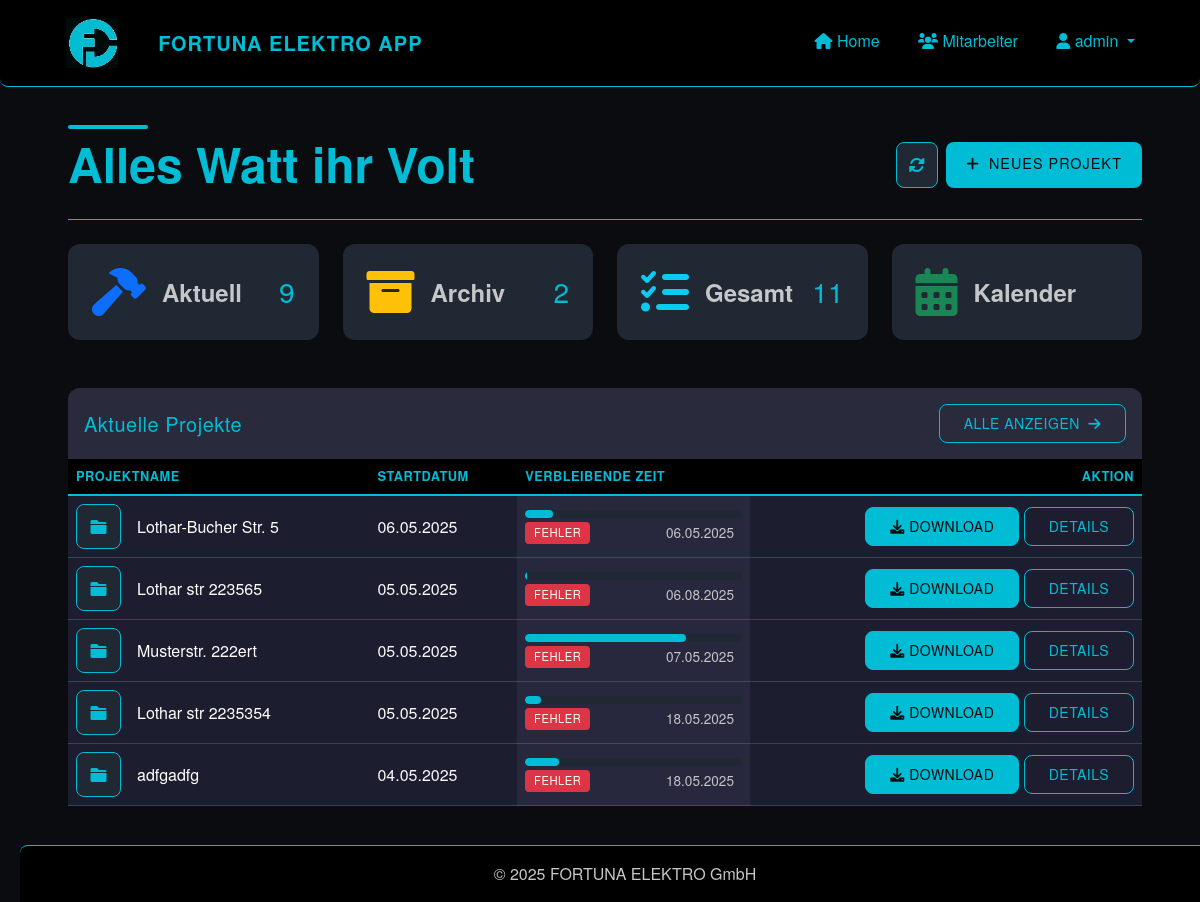
Screenshot of / (signed in) with the database file from the repository.
### app/models/user.py (models this page shows, shortened)
class User(UserMixin, db.Model):
    id = db.Column(db.Integer, primary_key=True)
    username = db.Column(db.String(64), unique=True, nullable=False)
    password_hash = db.Column(db.String(128), nullable=False)
    role = db.Column(db.String(20), nullable=False, default='installateur')  # 'admin' oder 'installateur'
    is_active = db.Column(db.Boolean, default=True)
    created_at = db.Column(db.DateTime, default=datetime.utcnow)
    projects = db.relationship('Project', backref='creator', lazy='dynamic')
    files = db.relationship('File', backref='uploader', lazy='dynamic')
    timesheets = db.relationship('Timesheet', backref='employee', lazy='dynamic')
    def is_admin(self):
        return self.role == 'admin'

### app/models/project.py (models this page shows, shortened)
class Project(db.Model):
    id = db.Column(db.Integer, primary_key=True)
    name = db.Column(db.String(128), nullable=False)  # Adresse als Projektname
    description = db.Column(db.Text)
    start_date = db.Column(db.DateTime, default=datetime.utcnow)
    end_date = db.Column(db.DateTime)
    status = db.Column(db.String(20), default='in_bearbeitung')  # 'in_bearbeitung', 'abgeschlossen', 'archiviert'
    creator_id = db.Column(db.Integer, db.ForeignKey('user.id'))
    files = db.relationship('File', backref='project', lazy='dynamic', cascade='all, delete-orphan')
    timesheets = db.relationship('Timesheet', backref='project', lazy='dynamic', cascade='all, delete-orphan')
    def get_progress_percentage(self):
        if not self.end_date:
            return 0
        now = datetime.now()
        total_duration = (self.end_date - self.start_date).total_seconds()
        elapsed_time = (now - self.start_date).total_seconds()
        if elapsed_time >= total_duration:
            return 100
        progress = (elapsed_time / total_duration) * 100
        return round(progress, 1)  # Auf eine Dezimalstelle runden

### app/routes/dashboard.py (the view)
@dashboard.route('/')
@login_required
def index():
    in_progress = Project.query.filter_by(status='in_bearbeitung').order_by(Project.start_date.desc()).all()
    archived = Project.query.filter_by(status='archiviert').order_by(Project.start_date.desc()).all()
    now = datetime.now()
    return render_template(
        'dashboard/index.html',
        title='Dashboard',
        in_progress=in_progress,
        archived=archived,
        now=now  # Add this line to pass the current datetime
    )

### app/models/user.py (called while the page is built)
@login_manager.user_loader
def load_user(id):
    return User.query.get(int(id))

### app/templates/dashboard/index.html (shortened to what this page needs)
{% extends "base.html" %}
{% block content %}
<link href="https://cdnjs.cloudflare.com/ajax/libs/font-awesome/6.0.0/css/all.min.css" rel="stylesheet">
<div class="container-fluid py-4">
    <div class="d-flex flex-column flex-md-row justify-content-between align-items-start align-items-md-center mb-4 gap-3">
        <div class="position-relative">
            <div class="dashboard-heading-decoration"></div>
            <h4 class="fw-bold mb-1 display-5 position-relative">Alles Watt ihr Volt</h4>
        </div>
        <div class="d-flex">
            <a href="{{ url_for('dashboard.index') }}" class="btn btn-light me-2 btn-refresh" aria-label="Aktualisieren">
                <i class="fas fa-sync-alt"></i>
            </a>
            <a href="{{ url_for('projects.new_project') }}" class="btn btn-gradient">
                <i class="fas fa-plus me-1"></i> Neues Projekt
            </a>
        </div>
    </div>
<div class="row g-4 mb-5">
    <div class="col-12 col-sm-6 col-lg-3">
        <div class="card h-100 border-0 shadow-hover stat-card custom-stat-card" data-bs-toggle="modal" data-bs-target="#projectsModal" data-tab-target="in-progress-tab">
            <div class="card-body p-4">
                <div class="d-flex align-items-center justify-content-between">
                    <div class="d-flex align-items-center gap-3">
                        <i class="fas fa-hammer fa-3x text-primary"></i>
                        <span class="text-muted fw-bold fs-4">Aktuell</span>
                    </div>
                    <h3 class="mb-0">{{ in_progress|length }}</h3>
                </div>
            </div>
        </div>
    </div>
    <div class="col-12 col-sm-6 col-lg-3">
        <div class="card h-100 border-0 shadow-hover stat-card custom-stat-card" data-bs-toggle="modal" data-bs-target="#projectsModal" data-tab-target="archived-tab">
            <div class="card-body p-4">
                <div class="d-flex align-items-center justify-content-between">
                    <div class="d-flex align-items-center gap-3">
                        <i class="fas fa-archive fa-3x text-warning"></i>
                        <span class="text-muted fw-bold fs-4">Archiv</span>
                    </div>
                    <h3 class="mb-0">{{ archived|length }}</h3>
                </div>
            </div>
        </div>
    </div>
    <div class="col-12 col-sm-6 col-lg-3">
        <div class="card h-100 border-0 shadow-hover stat-card custom-stat-card" data-bs-toggle="modal" data-bs-target="#projectsModal" data-tab-target="all-tab">
            <div class="card-body p-4">
                <div class="d-flex align-items-center justify-content-between">
                    <div class="d-flex align-items-center gap-3">
                        <i class="fas fa-tasks fa-3x text-info"></i>
                        <span class="text-muted fw-bold fs-4">Gesamt</span>
                    </div>
                    <h3 class="mb-0">{{ (in_progress|length) + (completed|length) + (archived|length) }}</h3>
                </div>
            </div>
        </div>
    </div>
    <div class="col-12 col-sm-6 col-lg-3">
        <div class="card h-100 border-0 shadow-hover stat-card custom-stat-card" data-bs-toggle="modal" data-bs-target="#projectsModal" data-tab-target="calendar-tab">
            <div class="card-body p-4">
                <div class="d-flex align-items-center justify-content-between">
                    <div class="d-flex align-items-center gap-3">
                        <i class="fas fa-calendar-alt fa-3x text-success"></i>
                        <span class="text-muted fw-bold fs-4">Kalender</span>
                    </div>
                </div>
            </div>
        </div>
    </div>
</div>
<div class="row mb-4">
    <div class="col-12">
        <div class="card border-0 shadow-hover aktuelle-projekte">
            <div class="card-header border-0 py-3">
                <div class="d-flex justify-content-between align-items-center">
                    <h5 class="mb-0">Aktuelle Projekte</h5>
                    <button class="btn btn-sm btn-outline-primary" data-bs-toggle="modal" data-bs-target="#projectsModal">
                        Alle anzeigen <i class="fas fa-arrow-right ms-1"></i>
                    </button>
                </div>
            </div>
            <div class="card-body p-0">
                {% if in_progress %}
                <div class="table-responsive">
                    <table class="table table-hover align-middle mb-0">
                        <thead>
                            <tr>
                                <th>Projektname</th>
                                <th class="d-none d-md-table-cell">Startdatum</th>
                                <th class="d-none d-lg-table-cell">Verbleibende Zeit</th>
                                <th class="text-end">Aktion</th>
                            </tr>
                        </thead>
                        <tbody>
                            {% for project in in_progress[:5] %}
                                <tr>
                                    <td style="background-color: #1d1d30">
                                        <div class="d-flex align-items-center">
                                            <div class="project-icon me-3">
                                                <i class="fas fa-folder" style="color: var(--accent);"></i>
                                            </div>
                                            <div>
                                                <h6 class="mb-0" style="color: white;">{{ project.name }}</h6>
                                            </div>
                                        </div>
                                    </td>
                                    <td class="d-none d-md-table-cell text-light" style="background-color: #1d1d30">{{ project.start_date.strftime('%d.%m.%Y') }}</td>
<td class="d-none d-lg-table-cell" style="background-color: #27273d">
    {% if project.end_date %}
        <div class="progress-container">
            <div class="progress-wrapper">
                <div class="progress" style="height: 8px; background-color: var(--primary-light);">
                    <div class="progress-bar" id="progress-bar-{{ project.id }}" role="progressbar"
                        style="width: {{ project.get_progress_percentage() }}%; background-color: var(--accent);"
                        aria-valuenow="{{ project.get_progress_percentage() }}" aria-valuemin="0" aria-valuemax="100">
                    </div>
                </div>
                <div class="date-time-container">
                    <span id="countdown-timer" class="badge bg-info">
                    </span>
                    <span class="end-date date-text text-muted">{{ project.end_date.strftime('%d.%m.%Y') }}
                    </span>
                </div>
            </div>
        </div>
    {% endif %}
</td>
                                    <td class="text-end" style="background-color:#1d1d30">
                                        <a href="{{ url_for('files.download_project', project_id=project.id) }}" class="btn btn-sm btn-primary">
                                            <i class="fas fa-download"></i> Download
                                        </a>
                                        <a href="{{ url_for('projects.view_project', project_id=project.id) }}" class="btn btn-sm btn-outline-primary">
                                            Details
                                        </a>
                                    </td>
                                </tr>
                            {% endfor %}
                        </tbody>
                    </table>
                </div>
                {% endif %}
            </div>
        </div>
    </div>
</div>
                        {% set all_projects = in_progress + archived %}
{% endblock %}

### app/templates/base.html (shortened to what this page needs)
<!DOCTYPE html>
<html lang="de">
<head>
    <link href="https://cdn.jsdelivr.net/npm/bootstrap@5.3.0/dist/css/bootstrap.min.css" rel="stylesheet">
    <link rel="stylesheet" href="https://cdn.jsdelivr.net/npm/bootstrap-icons@1.11.1/font/bootstrap-icons.css">
    <link rel="stylesheet" href="https://cdnjs.cloudflare.com/ajax/libs/font-awesome/6.0.0/css/all.min.css">
    <link rel="stylesheet" href="{{ url_for('static', filename='css/style.css') }}">
</head>
<body>
<nav class="navbar navbar-expand-lg navbar-dark mb-4">
    <div class="container position-relative">
        <a class="navbar-brand d-flex align-items-center" href="{{ url_for('dashboard.index') }}">
            <img src="{{ url_for('static', filename='img/logo.jpg') }}" alt="Fortuna Elektro Logo"
                 style="height: 50px; width: auto; max-height: 90%; margin-right: 40px; margin-left: 30px;">
            <span style="color: var(--accent)">FORTUNA ELEKTRO APP</span>
        </a>
        <div class="collapse navbar-collapse" id="navbarNav">
            <ul class="navbar-nav ms-auto">
                {% if current_user.is_authenticated %}
                    <li class="nav-item">
                        <a class="nav-link" href="{{ url_for('dashboard.index') }}">
                            <i class="fas fa-home"></i> Home
                        </a>
                    </li>
                    {% if current_user.is_admin() %}
                        <li class="nav-item">
                            <a class="nav-link" href="{{ url_for('admin.list_users') }}">
                                <i class="fas fa-users"></i> Mitarbeiter
                            </a>
                        </li>
                    {% endif %}
                    <li class="nav-item dropdown">
                        <a class="nav-link dropdown-toggle" href="#" role="button" data-bs-toggle="dropdown">
                            <i class="fas fa-user"></i> {{ current_user.username }}
                        </a>
                    </li>
                {% else %}
                    <li class="nav-item">
                        <a class="nav-link" href="{{ url_for('auth.login') }}">
                            <i class="fas fa-sign-in-alt"></i> Anmelden
                        </a>
                    </li>
                {% endif %}
            </ul>
        </div>
    </div>
</nav>
    <div class="container mb-5">
        {% block content %}{% endblock %}
    </div>
    <footer class="footer mt-auto py-3">
        <div class="container text-center">
            <span class="text-muted">&copy; 2025 FORTUNA ELEKTRO GmbH</span>
        </div>
    </footer>
</body>
</html>

### app/templates/base.html (style rules this page uses)
:root { --primary: #0B0C10; --primary-light: #1F2833; --primary-dark: #000000; --accent: #66FCF1; --accent-light: #45A29E; --success: #45A29E; --danger: #FF3B3B; --warning: #FF8F00; --info: #66FCF1; --light-bg: #1F2833; --card-bg: #0B0C10; --text-dark: #FFFFFF; --text-muted: #C5C6C7; --border-radius-sm: 4px; --border-radius-md: 8px; --border-radius-lg: 12px; }
body { background-color: var(--primary); color: var(--text-white); min-height: 100vh; display: flex; flex-direction: column; max-width: 100%; overflow-x: hidden; }
.navbar { background-color: var(--primary-dark) !important; border-bottom: 1px solid var(--accent); padding: 0.8rem 1rem; border-radius: 0 0 var(--border-radius-md) var(--border-radius-md); }
.navbar-brand { color: var(--accent) !important; font-weight: 700; letter-spacing: 1px; display: flex; align-items: center; padding-left: 0 !important; }
.navbar-brand img { margin-right: 10px; height: 50px; width: auto; max-height: 90%; }
.nav-link { color: var(--accent) !important; position: relative; padding: 0.8rem 1.2rem !important; border-bottom: 3px solid transparent; transition: all 0.3s ease; border-radius: var(--border-radius-sm); }
.container { flex: 1; width: 100%; padding-left: 15px; padding-right: 15px; margin-left: auto; margin-right: auto; }
.footer { position: fixed; bottom: 0; width: 100%; background-color: var(--primary-dark); border-top: 1px solid var(--accent); padding: 1rem 0; border-radius: var(--border-radius-md) var(--border-radius-md) 0 0; }
.footer .text-muted { color: var(--text-muted) !important; }
::placeholder { color: var(--accent-light) !important; opacity: 0.8 !important; }
.btn { border-radius: var(--border-radius-md); padding: 0.5rem 1.5rem; transition: all 0.3s ease; text-transform: uppercase; letter-spacing: 0.5px; font-weight: 500; }
.btn-primary { background-color: var(--accent); border-color: var(--accent); color: var(--primary); }
.card { background-color: var(--primary-light); border: 1px solid var(--accent); border-radius: var(--border-radius-lg); }
.card-header { background-color: rgba(102, 252, 241, 0.1); border-bottom: 1px solid var(--accent); font-weight: 600; letter-spacing: 0.5px; color: var(--accent); border-radius: var(--border-radius-lg) var(--border-radius-lg) 0 0; }
.card-body, .card-body p, .card-body label, .card-body .form-text, .card-body small { color: #66d9ff !important; }
.table { color: var(--accent); }
.table thead th { background-color: var(--primary-dark); color: var(--accent); border-bottom: 2px solid var(--accent); text-transform: uppercase; letter-spacing: 0.5px; font-size: 0.9rem; font-weight: 600; }
.table tbody tr { border-bottom: 1px solid rgba(102, 252, 241, 0.2); }

### rows the page displays
User: username "admin"
Project: name "Lothar-Bucher Str. 5", start_date "06.05.2025", end_date "06.05.2025"
Project: name "Lothar str 223565", start_date "05.05.2025", end_date "06.08.2025"
Project: name "Musterstr. 222ert", start_date "05.05.2025", end_date "07.05.2025"
Project: name "Lothar str 2235354", start_date "05.05.2025", end_date "18.05.2025"
Project: name "adfgadfg", start_date "04.05.2025", end_date "18.05.2025"

### other values shown
{{ in_progress|length }} "9"
{{ archived|length }} "2"
{{ (in_progress|length) + (completed|length) + (archived|length) }} "11"
